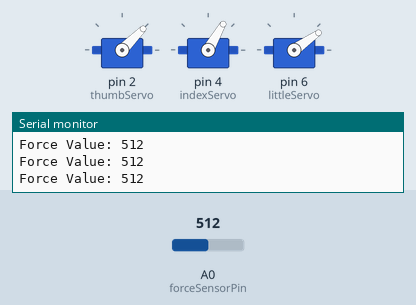
The sketch below on a simulated Arduino Uno, built with avr-gcc and run on an emulated ATmega328P. On the bench: 3 × servo, the last lines printed to the serial monitor. Inputs (shaded band) come from the test bench; at power-on: A0 (forceSensorPin) = 512.

Above: at 1.2 s.
1.3 s: A0 (forceSensorPin) set to 716
At 1.8 s:
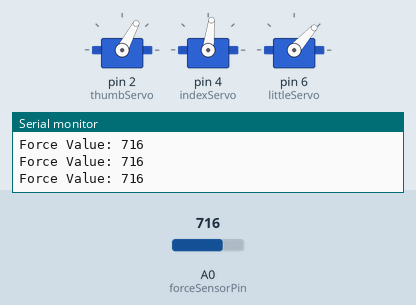
2.8 s: A0 (forceSensorPin) set to 900
At 3.4 s:
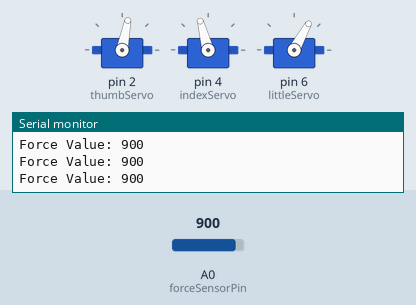
4.3 s: A0 (forceSensorPin) set to 1023
At 4.9 s:
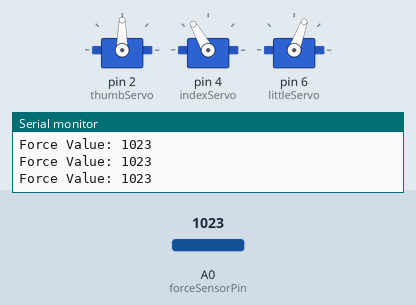
5.8 s: A0 (forceSensorPin) set to 511
At 6.5 s:
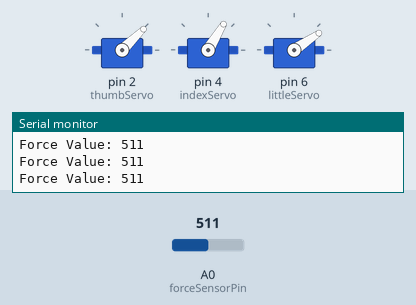
7.3 s: A0 (forceSensorPin) set to 306
At 8.1 s:
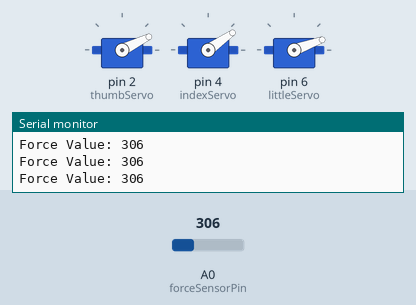
8.8 s: A0 (forceSensorPin) set to 107
At 9.6 s:
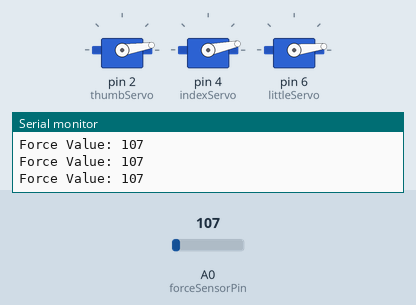
10.3 s: A0 (forceSensorPin) set to 94
Timing chart, 0 to 12.8 s (numbered marks = the images above; inputs shaded):
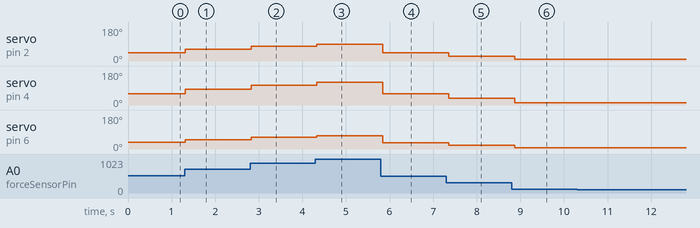

Measured:
- after the input at 1.3 s, servo on pin 2 (thumbServo): 45° → 62° at once; servo on pin 4 (indexServo): 60° → 83° at once; servo on pin 6 (littleServo): 35° → 48° at once
- after the input at 2.8 s, servo on pin 2 (thumbServo): 62° → 79° at once; servo on pin 4 (indexServo): 83° → 105° at once; servo on pin 6 (littleServo): 48° → 61° at once
- after the input at 4.3 s, servo on pin 2 (thumbServo): 79° → 90° at once; servo on pin 4 (indexServo): 105° → 120° at once; servo on pin 6 (littleServo): 61° → 70° at once
- after the input at 5.8 s, servo on pin 2 (thumbServo): 90° → 44° after 0.05 s; servo on pin 4 (indexServo): 120° → 59° after 0.05 s; servo on pin 6 (littleServo): 70° → 34° after 0.05 s
- after the input at 7.3 s, servo on pin 2 (thumbServo): 44° → 26° after 0.06 s; servo on pin 4 (indexServo): 59° → 35° after 0.06 s; servo on pin 6 (littleServo): 34° → 20° after 0.06 s
- after the input at 8.8 s, servo on pin 2 (thumbServo): 26° → 9° after 0.07 s; servo on pin 4 (indexServo): 35° → 12° after 0.07 s; servo on pin 6 (littleServo): 20° → 7° after 0.07 s
- after the input at 10.3 s, servo on pin 2 (thumbServo): 9° → 8° after 0.08 s; servo on pin 4 (indexServo): 12° → 11° after 0.08 s; servo on pin 6 (littleServo): 7° → 6° after 0.08 s

The sketch:

Prosthetic_Hand.ino
```cpp
#include <Servo.h>

Servo thumbServo;
Servo indexServo;
Servo littleServo;

const int forceSensorPin = A0;

int forceValue;

void setup() {
  thumbServo.attach(2);
  indexServo.attach(4);
  littleServo.attach(6);

  Serial.begin(9600);
}

void loop() {
  forceValue = analogRead(forceSensorPin);

  int thumbAngle = map(forceValue, 0, 1023, 0, 90);
  int indexAngle = map(forceValue, 0, 1023, 0, 120);
  int littleAngle = map(forceValue, 0, 1023, 0, 70);

  thumbServo.write(thumbAngle);
  indexServo.write(indexAngle);
  littleServo.write(littleAngle);

  Serial.print("Force Value: ");
  Serial.println(forceValue); //For Debugging

  delay(100);
}
```
